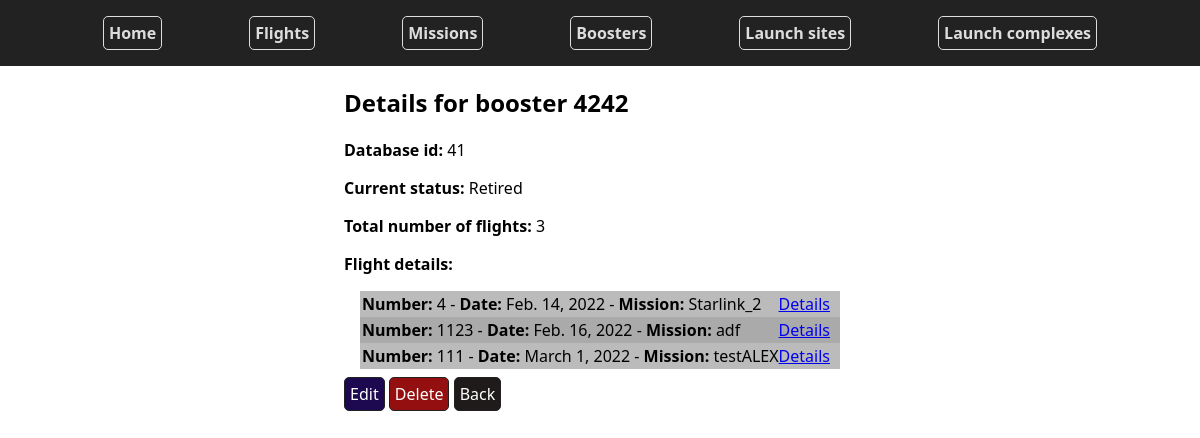
Page /boosters/41 on the earlier database version.
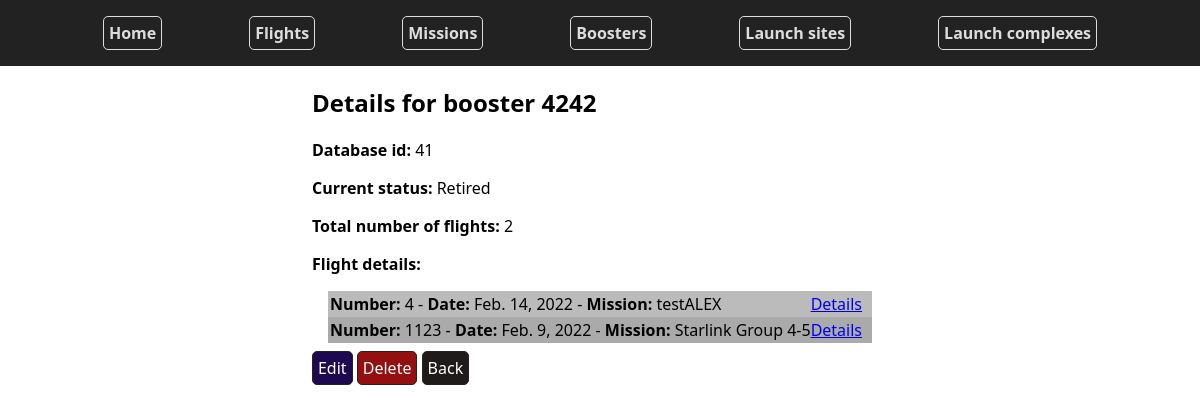
Same page on the later database version.
### Falcon9Launches/models.py (models this page shows, shortened)
class Booster(models.Model):
    BOOSTER_STATUS = (
        ('WA','Awaiting assignment'),
        ('WL','Awaiting launch'),
        ('Rf','Refurbished'),
        ('T','Testing'),
        ('D','Destroyed'),
        ('L','Lost'),
        ('Rt','Retired'),
    )
    number = models.CharField(max_length=16)
    current_status = models.CharField(max_length = 2, choices=BOOSTER_STATUS)

class Flight(models.Model):
    OUTCOMES = (
        ('F', 'Failure'),
        ('S', 'Success'),
        ('C', 'Cancelled'),
    )
    number = models.IntegerField()
    date = models.DateField('date of flight')
    booster = models.ForeignKey(Booster, on_delete=models.CASCADE)
    outcome = models.CharField(max_length=1, choices=OUTCOMES)
    launch_complex = models.ForeignKey(LaunchComplex, on_delete=models.CASCADE)
    mission = models.OneToOneField(Mission, on_delete=models.CASCADE)

class Mission(models.Model):
    name = models.CharField(max_length = 256)
    operator = models.CharField(max_length = 256)
    wikiLink = models.URLField(null = True)

### Falcon9Launches/views.py (the view)
# urls.py: path('boosters/<int:booster_id>', views.boosterDetails, name="boosterDetails"),
def boosterDetails(req, booster_id):
    print(f'@views.boosterDetails. Booster_id:{booster_id}')
    booster = get_object_or_404(Booster, pk = booster_id)
    context ={ 'booster': booster}
    return render(req, 'Falcon9Launches/boosterDetails.html' , context)

### Falcon9Launches/templates/Falcon9Launches/boosterDetails.html
{% extends "Falcon9Launches/layout.html" %}
{% block content%}
    <h2>Details for booster {{booster.number}}</h2>
    <div>
        <p><strong>Database id:</strong> {{booster.id}}</p>
        <p><strong>Current status:</strong> {{booster.get_current_status_display}}</p>
        <p><strong>Total number of flights:</strong> {{booster.flight_set.all|length}}</p>
        <p> <strong>Flight details:</strong> </p>
        <div class="flightsList" >
            {% for f in booster.flight_set.all  %}
                <div class="flightLine">
                    <span>
                        <strong>Number: </strong>{{f.number}} -
                        <strong>Date: </strong>{{f.date}} -
                        <strong>Mission: </strong> {{f.mission.name}}
                    </span>
                    <div>
                        <a href="{% url 'flightDetails' f.id %}"> Details </a>
                    </div>
                </div>
            {% endfor %}
        </div>
    </div>
    <a class="button edit" href = "{% url 'boosterEdit' booster.id %}" > Edit </a>
    <a class="button delete" href = "{% url 'boosterDelete' booster.id %}" > Delete </a>
    <a class="button cancel" href = "{% url 'boosters' %}" > Back </a>
{% endblock %}

Differences in the rows shown:
removed Flight: number "1123", date "Feb. 16, 2022", mission.name "adf"
removed Flight: number "111", date "March 1, 2022", mission.name "testALEX"
computed for Booster "Retired": flight_set.all|length "3" → "2"
changed Flight: mission.name "Starlink_2" → "testALEX"
added Flight: number "1123", date "Feb. 9, 2022", mission.name "Starlink Group 4-5"
